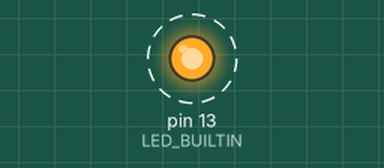
Recording of a program running on a simulated Arduino Nano Every. On the bench: output pins drawn as LEDs (lit = HIGH). Dashed ring = blinking.

Above: at 0.2 s.
Timing chart, 0 to 3.0 s (numbered marks = the images above):
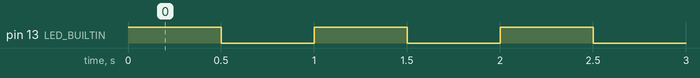

Measured:
- by itself, pin 13 (LED_BUILTIN): alternates HIGH for 0.50 s and LOW for 0.50 s

The program:

main.cpp
```cpp
#include <Arduino.h>
#include "Commands.h"

void setup() {

    GPIOconfig();
    Serial.begin(9600);
    pinMode(LED_BUILTIN, OUTPUT);
    digitalWrite(LED_BUILTIN, HIGH);
    program_pic();

}

void loop() {

    digitalWrite(LED_BUILTIN, HIGH);
    delay(500);
    digitalWrite(LED_BUILTIN, LOW);
    delay(500);

}
```

Commands.h
```cpp
// GPIO Defines (Port E)
#define CLK PIN1_bm
#define DAT PIN0_bm
#define MCLR PIN3_bm

// Useful constants
#define CMD_LEN 6
#define DATA_LEN 14

// Commands
#define load_dat_prog_mem 0b000010
#define begin_prog 0b001000
#define inc_addr 0b000110
#define read_prog_mem 0b000100
#define BLK_ERASE_PROG_MEM 0b001001

// Timing delays (ms)
#define clk_half_period 5
#define TPROG1 3 // This is also TProg2
#define TDLY2 1 // (us)
#define BITRATE (unsigned long)26// delay for 9600 baud ~104 uS, but millis() has resolution of 4 uS
#define TERA 6

// Function definitions
void GPIOconfig();
void write_readback(int data);
void program_pic();
void MCLR_togg();

static int clockdata(int data, int datalength, int write);
static void load_data(int data);
static int read_data();
static void begin_programming();
static void pad_zero();
static void prog_mem_erase();
```
